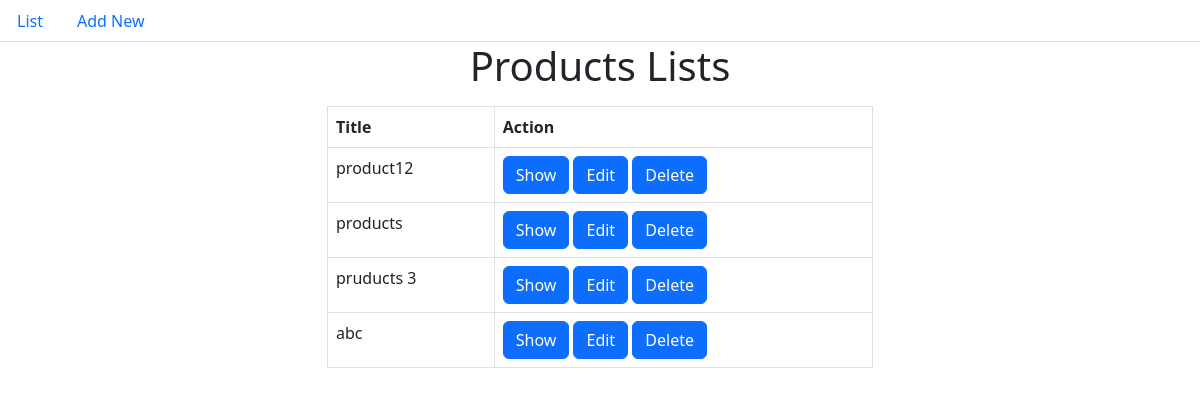
/admin/products/index.php, run on the app's committed database.
### tables this page shows
CREATE TABLE IF NOT EXISTS `products` (
  `id` int(20) NOT NULL AUTO_INCREMENT,
  `title` varchar(256) DEFAULT NULL,
  `is_active` tinyint(3) NOT NULL DEFAULT '0',
  `created_at` datetime NOT NULL DEFAULT CURRENT_TIMESTAMP,
  `modified_at` datetime NOT NULL DEFAULT CURRENT_TIMESTAMP,
  `picture` varchar(256) DEFAULT NULL,
  `brand_id` int(11) DEFAULT NULL,
  `lebel_id` int(11) DEFAULT NULL,
  `short_description` text,
  `total_sales` int(11) DEFAULT NULL,
  `product_type` varchar(255) NOT NULL,
  `is_new` tinyint(4) NOT NULL DEFAULT '0',
  `cost` float DEFAULT NULL,
  `mrp` float DEFAULT NULL,
  `special_price` float DEFAULT NULL,
  `soft_delete` tinyint(1) NOT NULL DEFAULT '0',
  `is_sraft` tinyint(1) NOT NULL DEFAULT '0',
  PRIMARY KEY (`id`)
);

### src/Products.php (called while the page is built, shortened)
<?php
class Products
{
    public $conn= null;
    public function __construct()
    {
        $servername = "localhost";
        $username = "root";
        $password = "";
        $this->conn = new PDO("mysql:host=$servername;dbname=eccomerce_b5", $username, $password);
        $this->conn->setAttribute(PDO::ATTR_ERRMODE, PDO::ERRMODE_EXCEPTION);
    }
    public function index()
    {
        $query = "SELECT * FROM `products`";
        $stmt = $this->conn->prepare($query);
        $result = $stmt->execute();
        $products = $stmt->fetchAll();
        return   $products;
    }
}

### admin/products/index.php (the view, shortened to what this page needs)
<?php
$products = new Products();
$products = $products->index();
?>
<!doctype html>
<html lang="en">
<head>
    <link href="https://cdn.jsdelivr.net/npm/bootstrap@5.2.0-beta1/dist/css/bootstrap.min.css" rel="stylesheet"
>
</head>
<body>
    <section>
        <ul class="nav nav-tabs">
            <li class="nav-item">
                <a class="nav-link" href="index.php">List</a>
            </li>
            <li class="nav-item">
                <a class="nav-link" href="create.php">Add New</a>
            </li>
        </ul>
    </section>
    <section>
        <div class="container">
            <div class="row justify-content-center">
                <div class="col-6">
                    <h1 class="text-center mb-3">Products Lists</h1>
                    <table class="table table-bordered">
                        <thead>
                            <tr>
                                <th scope="col">Title</th>
                                <th scope="col">Action</th>
                            </tr>
                        </thead>
                        <tbody>
                            <?php
                            foreach ($products as $product) :
                            ?>
                            <tr>
                                <td><?= $product['title']; ?></td>
                                <td>
                                    <a class="btn btn-primary" href="show.php?id=<?= $product['id']; ?>">Show</a>
                                    <a class="btn btn-primary" href="edit.php?id=<?= $product['id']; ?>">Edit</a>
                                    <a class="btn btn-primary" href="delete.php?id=<?= $product['id']; ?>">Delete</a>
                                </td>
                            </tr>
                            <?php
                            endforeach;
                            ?>
                        </tbody>
                    </table>
                </div>
            </div>
        </div>
    </section>
</body>
</html>

### data on the page
products: title "product12"
products: title "products"
products: title "pruducts 3"
products: title "abc"
